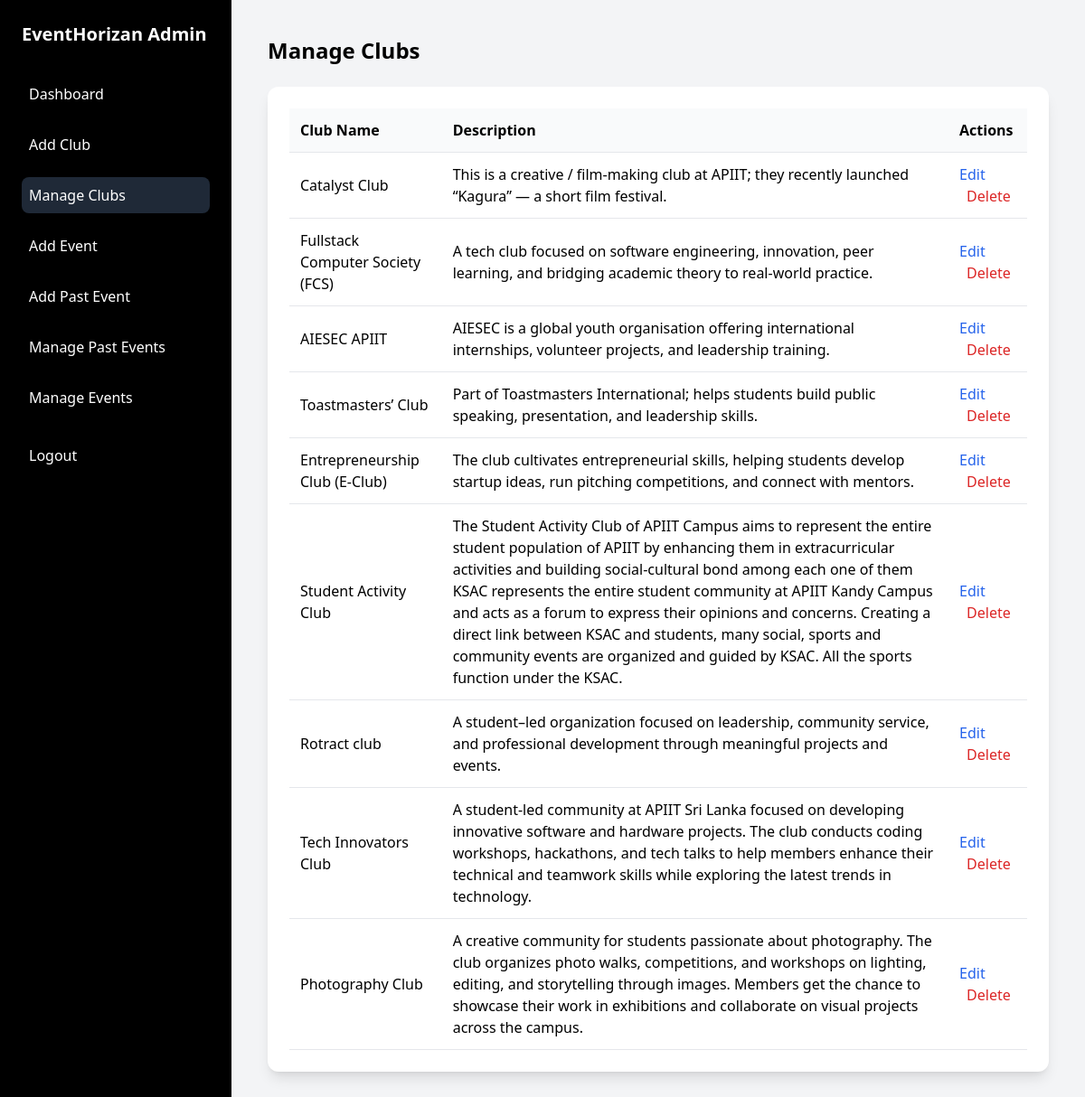
The app's page /Admin_Dashboard/manage_clubs.php (signed in) with its own data.
### tables this page shows
CREATE TABLE `clubs` (
  `id` int(11) NOT NULL,
  `club_name` varchar(255) NOT NULL,
  `club_description` text DEFAULT NULL,
  `short_description` varchar(255) DEFAULT NULL,
  `club_main_image` varchar(255) DEFAULT NULL,
  `club_extra_image_1` varchar(255) DEFAULT NULL,
  `club_extra_image_2` varchar(255) DEFAULT NULL,
  `club_extra_image_3` varchar(255) DEFAULT NULL,
  `created_at` datetime DEFAULT current_timestamp(),
  `contact_description_1` varchar(255) DEFAULT NULL,
  `contact_number_1` varchar(20) DEFAULT NULL,
  `contact_number_2` varchar(20) DEFAULT NULL
);

### Admin_Dashboard/manage_clubs.php (the view, shortened to what this page needs)
<?php
require_once('../includes/db_connection.php');
$stmt = $pdo->query("SELECT id, club_name, club_description, created_at FROM clubs ORDER BY created_at DESC");
$clubs = $stmt->fetchAll(PDO::FETCH_ASSOC);
?>
<!DOCTYPE html>
<html lang="en">
<head>
<script src="https://cdn.tailwindcss.com"></script>
</head>
<body class="font-sans bg-gray-100 flex flex-col md:flex-row min-h-screen">
<aside class="hidden md:flex flex-col w-64 p-6 bg-black text-white flex-shrink-0">
  <h2 class="text-xl font-bold mb-8">EventHorizan Admin</h2>
  <nav class="flex flex-col gap-4 flex-1">
    <a href="dashboard.php" class="flex items-center gap-3 p-2 rounded-lg hover:bg-gray-800">Dashboard</a>
    <a href="club_add.php" class="flex items-center gap-3 p-2 rounded-lg hover:bg-gray-800">Add Club</a>
    <a href="manage_clubs.php" class="flex items-center gap-3 p-2 bg-gray-800 rounded-lg">Manage Clubs</a>
    <a href="event_add.php" class="flex items-center gap-3 p-2 rounded-lg hover:bg-gray-800">Add Event</a>
    <a href="events_past_add.php" class="flex items-center gap-3 p-2 rounded-lg hover:bg-gray-800">
      Add Past Event
    </a>
    <a href="events_past_manage.php" class="flex items-center gap-3 p-2 rounded-lg hover:bg-gray-800">
      Manage Past Events
    </a>
    <a href="manage_events.php" class="flex items-center gap-3 p-2 rounded-lg hover:bg-gray-800">Manage Events</a>
    <a href="admin_logout.php" class="flex items-center gap-3 p-2 rounded-lg hover:bg-gray-800 mt-2">Logout</a>
  </nav>
</aside>
<main class="flex-1 p-6 md:p-10">
  <h1 class="text-2xl font-semibold mb-6">Manage Clubs</h1>
  <div class="bg-white shadow-lg rounded-xl p-6 overflow-x-auto">
    <table class="w-full text-left border-collapse min-w-[600px]">
      <thead class="bg-gray-50">
        <tr>
          <th class="p-3 border-b">Club Name</th>
          <th class="p-3 border-b">Description</th>
          <th class="p-3 border-b">Actions</th>
        </tr>
      </thead>
      <tbody>
        <?php foreach($clubs as $club): ?>
          <tr class="border-b hover:bg-gray-50">
            <td class="p-3"><?= htmlspecialchars($club['club_name']) ?></td>
            <td class="p-3"><?= htmlspecialchars($club['club_description']) ?></td>
            <td class="p-3 space-x-2">
              <a href="edit_club.php?id=<?= $club['id'] ?>" class="text-blue-600 hover:underline">Edit</a>
              <a href="?delete_id=<?= $club['id'] ?>"
                 onclick="return confirm('Are you sure you want to delete this club?');"
                 class="text-red-600 hover:underline">Delete</a>
            </td>
          </tr>
        <?php endforeach; ?>
      </tbody>
    </table>
  </div>
</main>
</body>
</html>

### records on screen
clubs: club_name "Catalyst Club", club_description "This is a creative / film-making club at APIIT; they recently launched “Kagura” — a short film festival."
clubs: club_name "Fullstack Computer Society (FCS)", club_description "A tech club focused on software engineering, innovation, peer learning, and bridging academic theory to real-world practice."
clubs: club_name "AIESEC APIIT", club_description "AIESEC is a global youth organisation offering international internships, volunteer projects, and leadership training."
clubs: club_name "Toastmasters’ Club", club_description "Part of Toastmasters International; helps students build public speaking, presentation, and leadership skills."
clubs: club_name "Entrepreneurship Club (E-Club)", club_description "The club cultivates entrepreneurial skills, helping students develop startup ideas, run pitching competitions, and connect with mentors."
clubs: club_name "Student Activity Club", club_description "The Student Activity Club of APIIT Campus aims to represent the entire student population of APIIT by enhancing them in extracurricular activities and building social-cultural bond among each one of them KSAC represents the entire student community at APIIT Kandy Campus and acts as a forum to express their opinions and concerns. Creating a direct link between KSAC and students, many social, sports and community events are organized and guided by KSAC. All the sports function under the KSAC."
clubs: club_name "Rotract club", club_description "A student–led organization focused on leadership, community service, and professional development through meaningful projects and events."
clubs: club_name "Tech Innovators Club", club_description "A student-led community at APIIT Sri Lanka focused on developing innovative software and hardware projects. The club conducts coding workshops, hackathons, and tech talks to help members enhance their technical and teamwork skills while exploring the latest trends in technology."
clubs: club_name "Photography Club", club_description "A creative community for students passionate about photography. The club organizes photo walks, competitions, and workshops on lighting, editing, and storytelling through images. Members get the chance to showcase their work in exhibitions and collaborate on visual projects across the campus."
